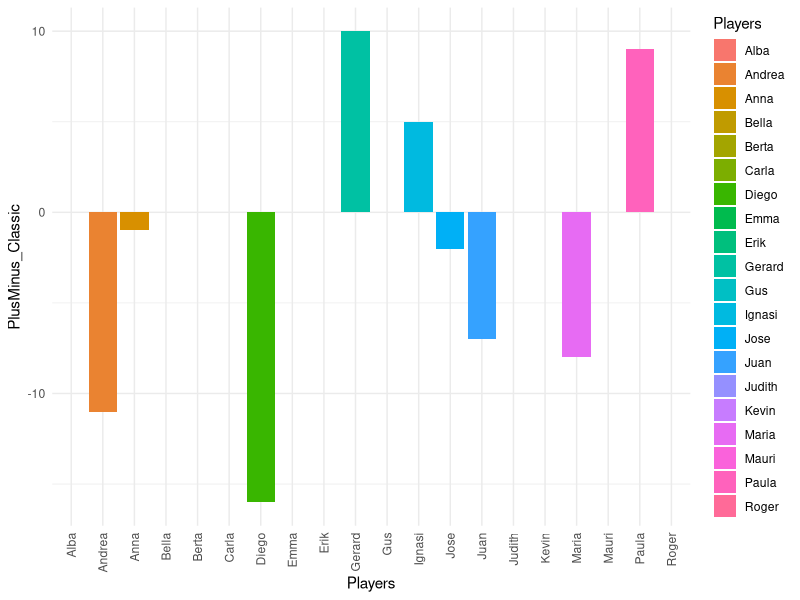
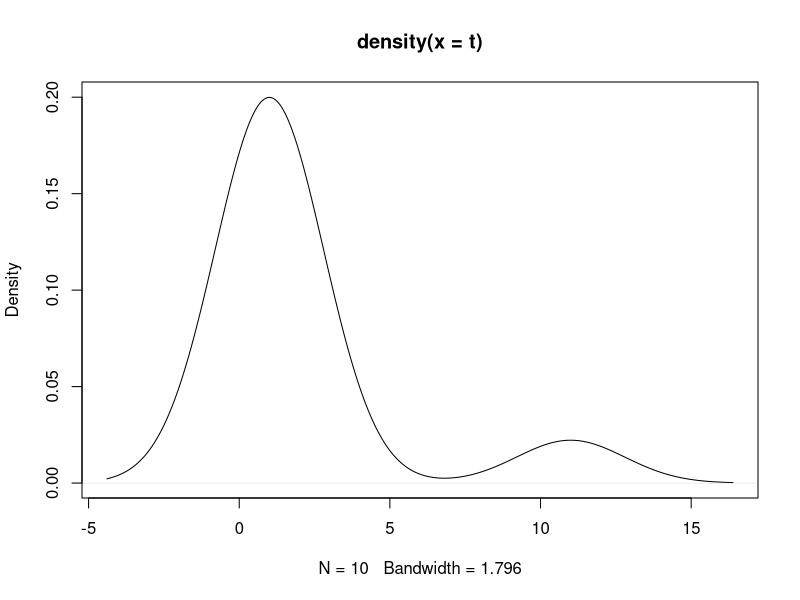
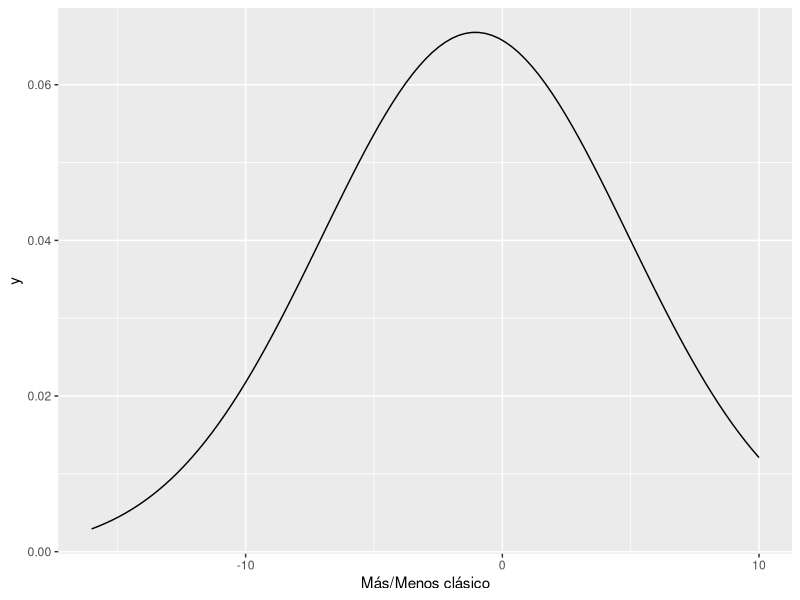

These charts were generated, in order, by the following R code: (Note: this script raises an error after producing the figures.)
## ---- chunk 1
knitr::opts_chunk$set(echo = TRUE, message = FALSE, warning = FALSE)
## ---- chunk 2
library(tidyr)
library(dplyr)
library(chron)                 # Para CHR_to_Time
library(stringr)               # Para str_pad
library(lubridate)
library(reshape)
library(tidyselect)

library(corrplot)
library(RColorBrewer)
library("colorspace")
library(graphics)
library(rpart)

library(ggplot2)

library(car)                   # VIF
## ---- chunk 3
equipo1 <- c("Juan","Diego","Maria","Andrea","Carla")
equipo2 <- c("Ignasi","Anna","Gerard","Jose","Paula")
equipo3 <- c("Bella","Gus","Alba","Erik","Kevin")
equipo4 <- c("Emma","Mauri","Berta","Judith","Roger")

df <- read.csv(file = './DF_TOY2.csv', header = TRUE, sep = ";")

df_backup <- df

names(df)
## ---- chunk 4
CHR_to_Time <- function(x){
  a <- as.POSIXct(x, tz = '', format = "%H:%M:%S", usetz = FALSE)
  tms <- times(format(a, "%H:%M:%S"))
  s <- period_to_seconds(hms(tms))
  return(s)
}

Print_MS <- function(x){
  t <- seconds_to_period(x)
  sprintf('%02d:%02d:%02d', t@hour, minute(t), second(t))
}

df$time <- CHR_to_Time(df$time)
## ---- chunk 5
TP_home <- df %>%
  select(c(contains("team_home"), contains("_home_"))) %>%
  unique()

TP_away <- df %>%
  select(c(contains("team_away"), contains("_away_"))) %>%
  unique()

CBIND_MultipleCol_n <- function(data,col,n){
  d <- unlist(data[col])
  x <- cbind(rep(d, n))
  y <- unlist(data[-1])

  res <- cbind(x, y)
  rownames(res) <- NULL
  
  res <- unique(res)
  
  return(res)
}

TeamPlayers_home <- CBIND_MultipleCol_n(TP_home, 1, 3)
TeamPlayers_away <- CBIND_MultipleCol_n(TP_away, 1, 3)

TeamPlayers <- rbind(TeamPlayers_home, TeamPlayers_away) %>%
  as.data.frame() %>%
  `colnames<-`(c("Team", "Player")) %>%
  arrange(Team) %>%
  unique()

Players_Sorted_byTeam <- TeamPlayers$Player
## ---- chunk 6
# Ordenar Lineups para evitar duplicados por DESORDEN
Lineups_PasteSort <- function(x) {
  paste(sort(x), collapse = "-")
}

lineup_home <- df %>% select(contains("_home_"))
lineup_away <- df %>% select(contains("_away_"))
lineups     <- cbind(lineup_home, lineup_away)

lineup_home_sorted <- apply(lineup_home, 1, Lineups_PasteSort)
lineup_away_sorted <- apply(lineup_away, 1, Lineups_PasteSort)
lineups_sorted     <- apply(lineups, 1, Lineups_PasteSort)

#lineups
df_lineups_sorted <- df %>%
  mutate(lineup = lineups_sorted,
    lineup_home = lineup_home_sorted,
    lineup_away = lineup_away_sorted
  ) %>% select(-starts_with("player_"))
## ---- chunk 7
df_merged <- df_lineups_sorted %>%
  mutate(game_code = paste0("G", str_pad(game_code, 6, pad = "0")), 
                     quarter   = paste0("Q", quarter)) %>%
  unite("SeasonGame", c("season", "game_code"))
## ---- chunk 8
df_stints <- df_merged %>%
  arrange(SeasonGame) %>%
  mutate(StintChanged = (lineup != lag(lineup)),
         StintChanged = replace_na(StintChanged, TRUE),
         stint        = cumsum(StintChanged))

df_reduced <- df_stints %>%
  mutate(StintRemove  = (stint == lead(stint)),
         StintRemove  = replace_na(StintRemove, FALSE)) %>%
  filter(StintRemove != TRUE)
## ---- chunk 9
PlusMinus_function <- function(h,a){
  (h-lag(h))-(a-lag(a))
}

#Home como referencia
df_PlusMinus <- df_reduced %>%
  group_by(SeasonGame) %>%
  mutate(
    stint_time = ifelse(is.na(lag(time)), time, time - lag(time)),
    PlusMinus  = ifelse(is.na(lag(time)), points_home - points_away,
                       PlusMinus_function(points_home, points_away))
  ) %>% ungroup()

df_PlusMinus_reduced <- df_PlusMinus %>% 
  select(c(SeasonGame, quarter, lineup, lineup_home, lineup_away, stint_time, PlusMinus)) 

#Eliminar stints duplicados
df_PlusMinus_reduced_bylineups <- df_PlusMinus_reduced %>% 
  group_by(SeasonGame, quarter, lineup, lineup_home, lineup_away) %>% 
  summarise(
    stint_time = sum(stint_time),
    PlusMinus  = sum(PlusMinus) ) %>% 
  ungroup() %>%
  as.data.frame()
## ---- chunk 10
# Vector con todos los nombres de los jugadores:
players <- c(equipo1, equipo2, equipo3, equipo4)
length(players)

df_dummys_H <- fastDummies::dummy_cols(df_PlusMinus_reduced_bylineups, 
                                       select_columns = "lineup_home", 
                                       split = "-")
df_dummys_A <- fastDummies::dummy_cols(df_PlusMinus_reduced_bylineups, 
                                       select_columns = "lineup_away", 
                                       split = "-") %>% 
                  mutate(across(starts_with("lineup_away_"), function(x) -x))

Remove_firsts_chars_colnames <- function(data, char){
  num_char <- nchar(char)+1
  substring(names(data), num_char)
}

COL_From <- function(data, first_col){
  last_col = ncol(data)
  colnames(data[first_col:last_col])
}

COL_to <- function(data, first_col, char){
  last_col = ncol(data)
  Remove_firsts_chars_colnames(data[first_col:last_col], char)
}

#Primera columna con el nombre de un jugador
match <- match(paste0("lineup_away_", players), names(df_dummys_A)) %>%
            na.omit() %>%
            min()

#nombre columnas sin primeras palabras:
col_to_A <- COL_to(df_dummys_A, match, "lineup_away_")
col_to_H <- COL_to(df_dummys_H, match, "lineup_home_")

df_dummys_A <- df_dummys_A %>% rename_at(vars(COL_From(df_dummys_A,match)), function(x) col_to_A)
df_dummys_H <- df_dummys_H %>% rename_at(vars(COL_From(df_dummys_H,match)), function(x) col_to_H)

#Juntar los dos DF:
df_dummys_A[df_dummys_A == 0] <- NA
df_dummys_H[df_dummys_H == 0] <- NA

df_dummys <- coalesce(df_dummys_H,df_dummys_A)
df_dummys[is.na(df_dummys)] <- 0

df_dummys <- df_dummys %>% select(-c(starts_with("lineup_"))) %>% ungroup()
## ---- chunk 11
df_dummys_PlusMinus <- df_dummys %>%
  group_by(SeasonGame, quarter, lineup, stint_time) %>%
  mutate(across(matches(players), function(x) x*PlusMinus)) %>%
  select(-c(PlusMinus)) %>%
  ungroup()

### MasMenos de los mismos lineups (sin tener en cuenta SeasonGame o Quarter):

df_dummys_PlusMinus_2 <- df_dummys_PlusMinus %>% select(-c(SeasonGame, quarter))

PlusMinus_Lineups <- aggregate(. ~ lineup, df_dummys_PlusMinus_2, sum, na.rm = TRUE) %>%
                     mutate(stint_time = Print_MS(stint_time))

PlusMinus_Classic <- colSums(PlusMinus_Lineups[3:ncol(PlusMinus_Lineups)])

PlusMinus_Classic_df <- as.data.frame(PlusMinus_Classic)

PlusMinus_Classic_df <- PlusMinus_Classic_df %>%
  mutate(Players = rownames(PlusMinus_Classic_df)) %>%
  arrange(Players) %>%
  select(Players, PlusMinus_Classic)
  
rownames(PlusMinus_Classic_df) <- NULL

## ---- chunk 12
ggplot(PlusMinus_Classic_df, aes(x=Players, y=PlusMinus_Classic, fill=Players)) +
  geom_bar(stat="identity") + theme_minimal() + 
  theme(axis.text.x = element_text(angle = 90, vjust = 0.5, hjust=1))
#util para grupos pequeños de jugadores, por ejemplo equipos o maximos

t<-table(PlusMinus_Classic); t

plot(density(t))

ggplot(PlusMinus_Classic_df, aes(x = PlusMinus_Classic)) +
  stat_function(
    fun = dnorm, 
    args = with(PlusMinus_Classic_df, c(mean = mean(PlusMinus_Classic), 
                                      sd = sd(PlusMinus_Classic)))
  ) + scale_x_continuous("Más/Menos clásico")
## ---- chunk 13
summary(df_dummys)

mod1 <- lm(PlusMinus ~ . -SeasonGame -quarter -lineup -stint_time, data=df_dummys)
summary(mod1)

mod2 <- lm(PlusMinus/stint_time ~ . -SeasonGame -quarter -lineup, data=df_dummys)
summary(mod2)

mod3 <- lm(PlusMinus*stint_time ~ . -SeasonGame -quarter -lineup, data=df_dummys)
summary(mod3)
## ---- chunk 14
match_firstplayer <- match(players, names(df_dummys_PlusMinus)) %>%
            na.omit() %>%
            min()
n <- dim(df_dummys_PlusMinus)[2]

correlations <- cor(model.matrix(~.-1, data=df_dummys_PlusMinus[,match_firstplayer:n]))
## ---- chunk 15
corrplot(correlations, type = "upper", order = "hclust", 
         tl.col = "black", tl.srt = 45)

col<- colorRampPalette(c("red", "white", "blue"))(20)
heatmap(x = correlations, col = col, symm = TRUE)
## ---- chunk 16
